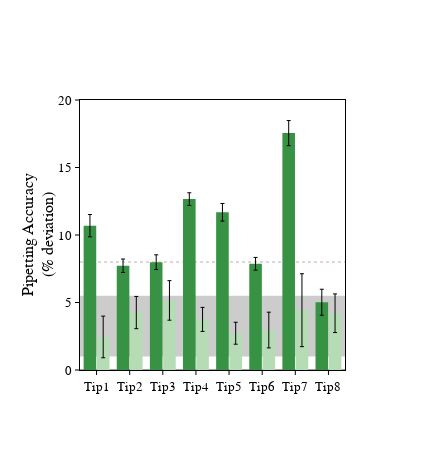
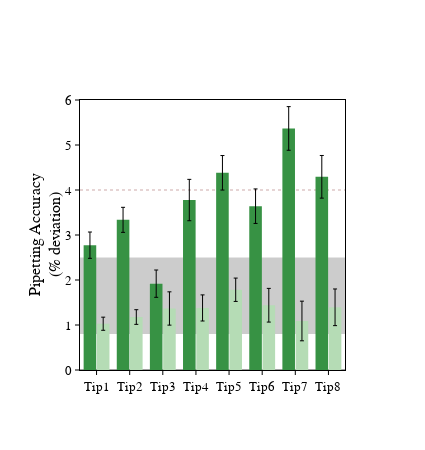

Write notebook code for charts like these, in order.
### Markdown cell above
### Plot average errors pre- and post-calibration

### Code cell
colors = [['#379244','#B5DCB5'],
          ['#379244','#B5DCB5'],
          ['#379244','#B5DCB5']]

yaxis_ranges = [(0, 20),
                (0, 6),
                (0, 5)]

#These are max acceptable error levels laid out by ISO for each volume level
iso_ranges = [(2.4, 8),
              (2.2, 4),
              (1.6, 2)]

#Typically found max errors for manual multichannel pipettes
manual_ranges = [(1, 5.5),
                 (0.8, 2.5),
                 (0.8, 1.2)]
levels = ['low','mid','high']
xaxis_titles = [levels[0].title()+"<br>(3\u03BCL - 10\u03BCL)"]+[levels[1].title()+"<br>(10\u03BCL - 50\u03BCL)"]+[levels[2].title()+"<br>(50\u03BCL - 200\u03BCL)"]

for i, level in enumerate(['low','mid','high']):
    trace_list = []
    trace_list.append(go.Scatter(x=np.linspace(0, 10, 8), y=[manual_ranges[i][0]]*8,
                                  mode='lines', line=dict(color='grey', width=0),
                                 xaxis='x2', showlegend=False))
    trace_list.append(go.Scatter(x=np.linspace(0, 10, 8), y=[manual_ranges[i][1]]*8,
                                 mode='lines', line=dict(color='grey',width=0),
                                 fill='tonexty', fillcolor='rgba(0,0,0,0.2)',
                                 xaxis='x2', showlegend=False))
    trace_list.append(go.Scatter(x=np.linspace(0, 10, 8), y=[iso_ranges[i][0]]*8,
                                 xaxis='x2', line=dict(dash='dot',color='black',width=0.5),
                                 mode='lines', showlegend=False, visible=False))
    trace_list.append(go.Scatter(x=np.linspace(0, 10, 8), y=[iso_ranges[i][1]]*8,
                                 mode='lines', line=dict(dash='dot',color='#9b5151',width=0.5),
                                 xaxis='x2', showlegend=False))
    trace_list.append(go.Bar(x=list(calib_result_df.index), y=calib_result_df[level]['pre_error'].to_list(),
                             error_y=dict(type='data', array=calib_result_df[level]['pre_error_stderr'].to_list(),
                                          width=2, thickness=1, color='black'),
                             marker=dict(color=colors[i][0], line=dict(width=0, color='black')),
                             textfont=dict(family='Arial', size=20, color='black'),
                             name='Average Pre-Calibration Error', showlegend=False))
    trace_list.append(go.Bar(x=list(calib_result_df.index), y=calib_result_df[level]['post_error'].to_list(),
                             error_y=dict(type='data', array=calib_result_df[level]['post_error_stderr'].to_list(),
                                          width=2, thickness=1, color='black'),
                             marker=dict(color=colors[i][1], line=dict(width=0, color='black')),
                             textfont=dict(family='Arial', size=40, color='black'),
                             name='Average Post-Calibration Error', showlegend=False))
    
    layout = go.Layout(height=450, width=425, showlegend=True, barmode='group', bargap=0.2, bargroupgap=0.05,
                       
                       xaxis=dict(
                                  title_font=dict(family='Arial',size=13,color='black'), title_standoff=0,
                                  showline=True, linewidth=1, linecolor='black', mirror=True, showgrid=False,
                                  ticks='outside', ticklen=4, tickfont=dict(size=13, family='Arial', color='black'),
                                  tickangle=0, tickcolor='black', side='bottom', 
                                  type='category', anchor='y', overlaying='x2'),

                       xaxis2=dict(showline=False,linewidth=0,ticklen=0,side='top',type='linear',range=(0,8),
                                   anchor='y',visible=False),
                           
                       yaxis=dict(title='Pipetting Accuracy<br>(% deviation)',
                                  titlefont=dict(family='Arial', size=16, color='black'), title_standoff=0,
                                  showline=True, linewidth=1, linecolor='black', mirror=True, showgrid=False,
                                  ticks='outside', ticklen=4, tickfont=dict(family='Arial',size=13, color='black'),
                                  tickangle=0, tickcolor='black', range=yaxis_ranges[i]))

    fig = go.Figure(data=trace_list,layout=layout)
    #pio.write_image(fig,"Figures/fig_2_calibration"+level+".svg",format='svg')
    plot(fig)

### Figure 1 — Plotly figure (JSON) as saved in the notebook; plotly's stock layout.template omitted (floating-point values rounded to 4 significant figures)
{"data": [{"line": {"color": "grey", "width": 0}, "mode": "lines", "showlegend": false, "type": "scatter", "x": [0, 1.429, 2.857, 4.286, 5.714, 7.143, 8.571, 10], "xaxis": "x2", "y": [1, 1, 1, 1, 1, 1, 1, 1]}, {"fill": "tonexty", "fillcolor": "rgba(0,0,0,0.2)", "line": {"color": "grey", "width": 0}, "mode": "lines", "showlegend": false, "type": "scatter", "x": [0, 1.429, 2.857, 4.286, 5.714, 7.143, 8.571, 10], "xaxis": "x2", "y": [5.5, 5.5, 5.5, 5.5, 5.5, 5.5, 5.5, 5.5]}, {"line": {"color": "black", "dash": "dot", "width": 0.5}, "mode": "lines", "showlegend": false, "type": "scatter", "visible": false, "x": [0, 1.429, 2.857, 4.286, 5.714, 7.143, 8.571, 10], "xaxis": "x2", "y": [2.4, 2.4, 2.4, 2.4, 2.4, 2.4, 2.4, 2.4]}, {"line": {"color": "#9b5151", "dash": "dot", "width": 0.5}, "mode": "lines", "showlegend": false, "type": "scatter", "x": [0, 1.429, 2.857, 4.286, 5.714, 7.143, 8.571, 10], "xaxis": "x2", "y": [8, 8, 8, 8, 8, 8, 8, 8]}, {"error_y": {"array": [0.8261, 0.4972, 0.5459, 0.4688, 0.6538, 0.4712, 0.9306, 0.9633], "color": "black", "thickness": 1, "type": "data", "width": 2}, "marker": {"color": "#379244", "line": {"color": "black", "width": 0}}, "name": "Average Pre-Calibration Error", "showlegend": false, "textfont": {"color": "black", "family": "Arial", "size": 20}, "type": "bar", "x": ["Tip1", "Tip2", "Tip3", "Tip4", "Tip5", "Tip6", "Tip7", "Tip8"], "y": [10.69, 7.722, 7.988, 12.66, 11.68, 7.869, 17.55, 5.019]}, {"error_y": {"array": [1.543, 1.194, 1.464, 0.8898, 0.8132, 1.323, 2.701, 1.43], "color": "black", "thickness": 1, "type": "data", "width": 2}, "marker": {"color": "#B5DCB5", "line": {"color": "black", "width": 0}}, "name": "Average Post-Calibration Error", "showlegend": false, "textfont": {"color": "black", "family": "Arial", "size": 40}, "type": "bar", "x": ["Tip1", "Tip2", "Tip3", "Tip4", "Tip5", "Tip6", "Tip7", "Tip8"], "y": [2.448, 4.255, 5.154, 3.749, 2.724, 2.96, 4.431, 4.204]}], "layout": {"bargap": 0.2, "bargroupgap": 0.05, "barmode": "group", "height": 450, "showlegend": true, "width": 425, "xaxis": {"anchor": "y", "linecolor": "black", "linewidth": 1, "mirror": true, "overlaying": "x2", "showgrid": false, "showline": true, "side": "bottom", "tickangle": 0, "tickcolor": "black", "tickfont": {"color": "black", "family": "Arial", "size": 13}, "ticklen": 4, "ticks": "outside", "title": {"font": {"color": "black", "family": "Arial", "size": 13}, "standoff": 0}, "type": "category"}, "xaxis2": {"anchor": "y", "linewidth": 0, "range": [0, 8], "showline": false, "side": "top", "ticklen": 0, "type": "linear", "visible": false}, "yaxis": {"linecolor": "black", "linewidth": 1, "mirror": true, "range": [0, 20], "showgrid": false, "showline": true, "tickangle": 0, "tickcolor": "black", "tickfont": {"color": "black", "family": "Arial", "size": 13}, "ticklen": 4, "ticks": "outside", "title": {"font": {"color": "black", "family": "Arial", "size": 16}, "standoff": 0, "text": "Pipetting Accuracy<br>(% deviation)"}}}}

### Figure 2 — Plotly figure (JSON) as saved in the notebook; plotly's stock layout.template omitted (floating-point values rounded to 4 significant figures)
{"data": [{"line": {"color": "grey", "width": 0}, "mode": "lines", "showlegend": false, "type": "scatter", "x": [0, 1.429, 2.857, 4.286, 5.714, 7.143, 8.571, 10], "xaxis": "x2", "y": [0.8, 0.8, 0.8, 0.8, 0.8, 0.8, 0.8, 0.8]}, {"fill": "tonexty", "fillcolor": "rgba(0,0,0,0.2)", "line": {"color": "grey", "width": 0}, "mode": "lines", "showlegend": false, "type": "scatter", "x": [0, 1.429, 2.857, 4.286, 5.714, 7.143, 8.571, 10], "xaxis": "x2", "y": [2.5, 2.5, 2.5, 2.5, 2.5, 2.5, 2.5, 2.5]}, {"line": {"color": "black", "dash": "dot", "width": 0.5}, "mode": "lines", "showlegend": false, "type": "scatter", "visible": false, "x": [0, 1.429, 2.857, 4.286, 5.714, 7.143, 8.571, 10], "xaxis": "x2", "y": [2.2, 2.2, 2.2, 2.2, 2.2, 2.2, 2.2, 2.2]}, {"line": {"color": "#9b5151", "dash": "dot", "width": 0.5}, "mode": "lines", "showlegend": false, "type": "scatter", "x": [0, 1.429, 2.857, 4.286, 5.714, 7.143, 8.571, 10], "xaxis": "x2", "y": [4, 4, 4, 4, 4, 4, 4, 4]}, {"error_y": {"array": [0.2923, 0.2782, 0.3036, 0.4596, 0.3834, 0.3835, 0.4852, 0.4738], "color": "black", "thickness": 1, "type": "data", "width": 2}, "marker": {"color": "#379244", "line": {"color": "black", "width": 0}}, "name": "Average Pre-Calibration Error", "showlegend": false, "textfont": {"color": "black", "family": "Arial", "size": 20}, "type": "bar", "x": ["Tip1", "Tip2", "Tip3", "Tip4", "Tip5", "Tip6", "Tip7", "Tip8"], "y": [2.774, 3.337, 1.919, 3.777, 4.382, 3.64, 5.368, 4.293]}, {"error_y": {"array": [0.146, 0.163, 0.3701, 0.2901, 0.2593, 0.3744, 0.4404, 0.4073], "color": "black", "thickness": 1, "type": "data", "width": 2}, "marker": {"color": "#B5DCB5", "line": {"color": "black", "width": 0}}, "name": "Average Post-Calibration Error", "showlegend": false, "textfont": {"color": "black", "family": "Arial", "size": 40}, "type": "bar", "x": ["Tip1", "Tip2", "Tip3", "Tip4", "Tip5", "Tip6", "Tip7", "Tip8"], "y": [1.028, 1.177, 1.367, 1.379, 1.783, 1.439, 1.089, 1.393]}], "layout": {"bargap": 0.2, "bargroupgap": 0.05, "barmode": "group", "height": 450, "showlegend": true, "width": 425, "xaxis": {"anchor": "y", "linecolor": "black", "linewidth": 1, "mirror": true, "overlaying": "x2", "showgrid": false, "showline": true, "side": "bottom", "tickangle": 0, "tickcolor": "black", "tickfont": {"color": "black", "family": "Arial", "size": 13}, "ticklen": 4, "ticks": "outside", "title": {"font": {"color": "black", "family": "Arial", "size": 13}, "standoff": 0}, "type": "category"}, "xaxis2": {"anchor": "y", "linewidth": 0, "range": [0, 8], "showline": false, "side": "top", "ticklen": 0, "type": "linear", "visible": false}, "yaxis": {"linecolor": "black", "linewidth": 1, "mirror": true, "range": [0, 6], "showgrid": false, "showline": true, "tickangle": 0, "tickcolor": "black", "tickfont": {"color": "black", "family": "Arial", "size": 13}, "ticklen": 4, "ticks": "outside", "title": {"font": {"color": "black", "family": "Arial", "size": 16}, "standoff": 0, "text": "Pipetting Accuracy<br>(% deviation)"}}}}
